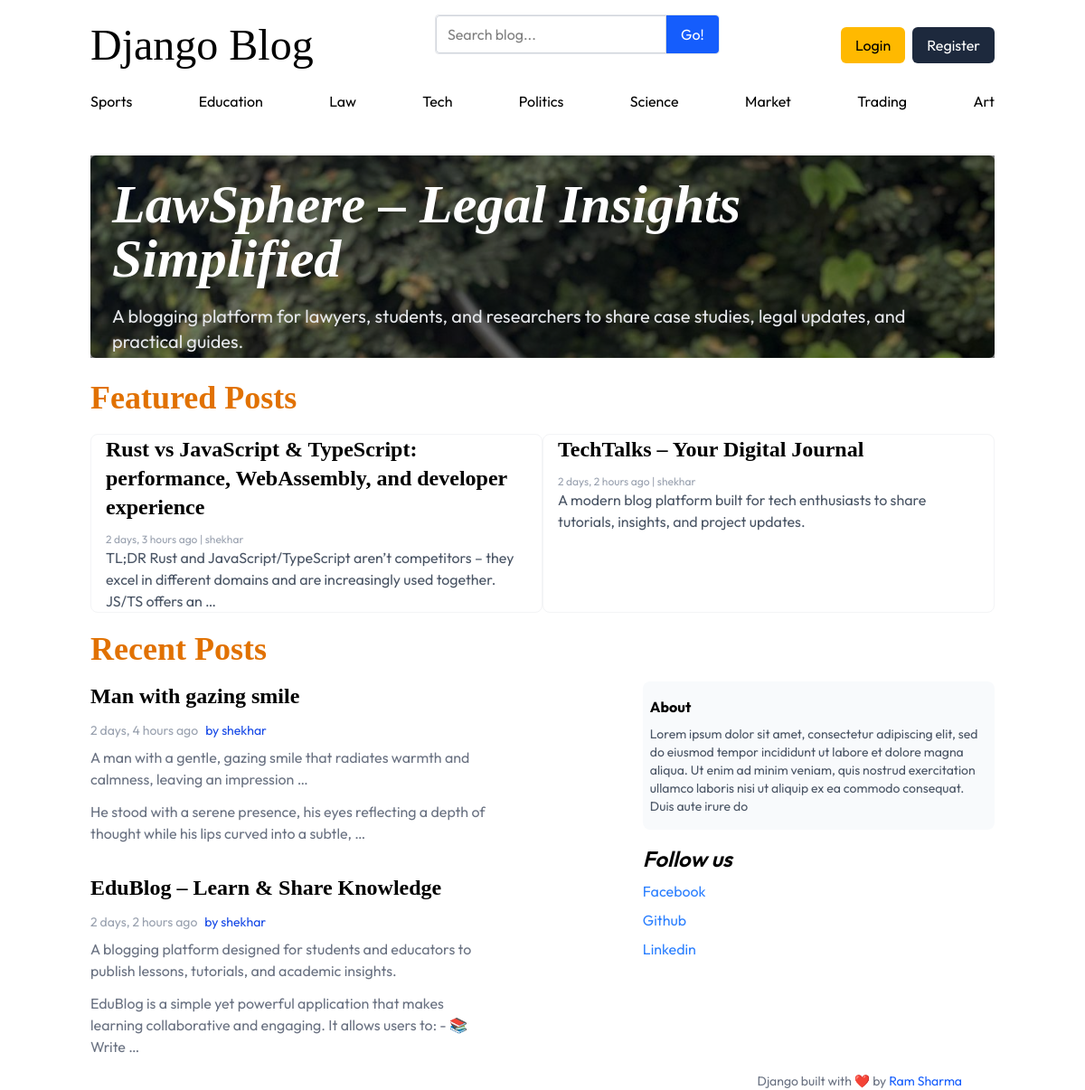
The page / on the database its author committed.
### blogs/models.py (models this page shows, shortened)
class Category(models.Model):
    category_name=models.CharField(max_length=100,unique=True)
    created_at=models.DateTimeField(auto_now_add=True)
    updated_at=models.DateTimeField(auto_now=True)
    class Meta:
        verbose_name_plural='categories'
    def __str__(self):
        return self.category_name

class Blog(models.Model):
    title=models.CharField(max_length=250)
    category=models.ForeignKey(Category,on_delete=models.CASCADE)
    slug=models.SlugField(max_length=200,unique=True)
    created_at=models.DateTimeField(auto_now_add=True)
    updated_at=models.DateTimeField(auto_now=True)
    author=models.ForeignKey(User,on_delete=models.CASCADE)
    featured_image=models.ImageField(upload_to='uploads/%Y/%m/%d')
    is_featured=models.BooleanField(default=False)
    short_description=models.TextField(max_length=500)
    short_body=models.TextField(max_length=2000)
    status=models.CharField(max_length=20,choices=STATUS_CHOICES,default="Draft")

### assignments/models.py (models this page shows, shortened)
class About(models.Model):
    about_description=models.CharField(max_length=250)
    created_at=models.DateTimeField(auto_now=True)
    updated_at=models.DateTimeField(auto_now_add=True)
    class Meta:
        verbose_name_plural = 'About'
    def __str__(self):
        return self.about_description

class SocialMedia(models.Model):
    social_platform=models.CharField(max_length=40)
    social_link=models.CharField(max_length=40,unique=True)
    created_at=models.DateTimeField(auto_now=True)
    updated_at=models.DateTimeField(auto_now_add=True)
    class  Meta:
        verbose_name_plural = 'Social links'

### blog/views.py (the view)
# urls.py: path('',views.home,name='home'),
def home(request):
   categories=Category.objects.all()
   featuredPosts=Blog.objects.filter(is_featured=True,status='Published').order_by('updated_at')
   posts=Blog.objects.filter(is_featured=False,status='Published').order_by('created_at')
   try:
      about=About.objects.get()
   except:
      about=None
   context={
      'categories':categories,
      'featuredPosts':featuredPosts,
      'posts':posts,
      'about':about
   }
   return render(request,'home.html',context)

### assignments/context_processors.py (called while the page is built)
def get_social_medias(request):
    social_links=SocialMedia.objects.all()
    return dict(social_links=social_links)

### blogs/context_processors.py (called while the page is built)
def categories_processor(request):
    categories=Category.objects.all()
    return dict(categories=categories)

### templates/home.html (shortened to what this page needs)
{% extends 'base.html' %}
{% load static %}
{% block content %}
  <main class="mt-8">
    {% for featured in featuredPosts %}
      {% if forloop.first %}
        <div style="
                background-image: url('{{ featured.featured_image.url }}')" class="w-full relative p-6 bg-cover rounded-md flex-col space-y-6 h-56 text-white">
          <div class="absolute inset-0 opacity-70 h-full bg-black/70"></div>
          <div class="relative z-10 flex flex-col gap-5">
            <h2 class="font-serif italic text-6xl max-sm:text-2xl font-semibold">{{ featured.title }}</h2>
            <div>
              <p class="text-xl text-gray-200">{{ featured.short_description }}</p>
              <a href="{% url 'single_blog' featured.slug %}" class="decoration-0 text-xl font-bold">Continue reading...</a>
            </div>
          </div>
        </div>
      {% endif %}
    {% endfor %}
    <div class="mt-6 flex flex-col">
      <h2 class="font-serif text-4xl font-bold text-amber-600 mb-5">Featured Posts</h2>
      <div class="flex justify-between w-full">
        {% for featured in featuredPosts %}
          {% if not forloop.first %}
            <div class="px-4 border border-gray-100 rounded-lg w-xl transition-colors transform ease-in hover:bg-slate-50">
              <h2 class="font-serif text-2xl mb-3 font-semibold"><a href="{% url 'single_blog' featured.slug %}">{{ featured.title }}</a></h2>
              <span class="text-xs text-gray-400">{{ featured.created_at|timesince }} ago | {{ featured.author }}</span>
              <p class="text-gray-600 w-fit">{{ featured.short_description|truncatewords:20 }}</p>
            </div>
          {% endif %}
        {% endfor %}
      </div>
      <h2 class="font-serif text-4xl font-bold mt-5 text-amber-600">Recent Posts</h2>
      <div class="mt-4 flex gap-6">
        <div class="flex flex-col gap-8">
          {% for post in posts %}
            <div class="flex flex-col w-9/12">
              <h2 class="font-semibold mb-3 font-serif text-2xl"><a href="{% url 'single_blog' post.slug %}">{{ post.title }}</a></h2>
              <div class="flex gap-2 mb-2">
                <span class="text-gray-400 text-sm">{{ post.created_at|timesince }} ago</span>
                <span class="text-blue-700 hover:underline text-sm">by {{ post.author }}</span>
              </div>
              <div class="flex flex-col gap-3">
                <p class="text-gray-500">{{ post.short_description|truncatewords:15 }}</p>
                <p class="text-gray-500">{{ post.short_body|truncatewords:20 }}</p>
              </div>
            </div>
          {% endfor %}
        </div>
        <div class="flex flex-col w-xl">
          {% if about %}
            <div class="flex flex-col bg-slate-50 rounded-lg px-2 py-4">
              <strong class="font-bold mb-2">About</strong>
              <p class="text-gray-600 text-sm">{{ about }}</p>
            </div>
          {% endif %}
          <div class="mt-4">
            <span class="text-2xl font-semibold italic">Follow us</span>
            <div class="flex flex-col text-blue-500 mt-2 gap-2">
              {% if social_links %}
                {% for link in social_links %}
                  <a href="{{ link.social_link }}">{{ link.social_platform }}</a>
                {% endfor %}
              {% endif %}
            </div>
          </div>
        </div>
      </div>
    </div>
  </main>
{% endblock %}

### templates/base.html (shortened to what this page needs)
{% load static %}
<html lang="en">
  <head>
    <link rel="stylesheet" href="https://cdnjs.cloudflare.com/ajax/libs/font-awesome/7.0.1/css/all.min.css" />
    <link rel="stylesheet" href="{% static 'src/css/output.css' %}" />
  </head>
  <body class="font-sans">
    <div class="w-full min-h-screen">
      <div class="w-10/12 mx-auto flex flex-col pt-4 gap-4">
        <nav class="flex justify-between w-full items-center">
          <h2 class="text-5xl font-serif"><a href="{% url 'home' %}">Django Blog</a></h2>
          <div class="bg-white border border-gray-200 rounded mb-6">
            <form action="{% url 'search_blog' %}" method="get" class="flex">
              <input name="keyword" value="{{ keyword }}" class="flex-1 border border-gray-300 rounded-l px-3 py-2 focus:outline-none focus:ring-2 focus:ring-blue-500" type="text" placeholder="Search blog..." aria-label="Enter search term..." aria-describedby="button-search" />
              <button type="submit" class="bg-blue-600 cursor-pointer text-white px-4 py-2 rounded-r hover:bg-blue-700" id="button-search" type="button">Go!</button>
            </form>
          </div>
          {% if not user.is_authenticated %}
            <div class="flex gap-2">
              <a href="{% url 'login' %}" class="px-4 cursor-pointer p-2 h-fit bg-amber-400 rounded-md text-black">Login</a>
              <a href="{% url 'register' %}" class="px-4 cursor-pointer h-fit rounded-md bg-slate-800 text-white p-2">Register</a>
            </div>
          {% else %}
            <div class="flex gap-2 items-center">
              <a href="{% url 'dashboard' %}">Dashboard</a>
              <a href="{% url 'logout' %}" class="px-4 cursor-pointer h-fit rounded-md bg-emerald-500 text-white p-2">Logout</a>
            </div>
          {% endif %}
        </nav>
        <div class="flex w-full justify-between">
          {% for category in categories %}
            <a href="{% url 'get_category_posts' category.id %}">{{ category }}</a>
          {% endfor %}
        </div>
        {% block content %}
        {% endblock %}
        <footer class="text-sm text-gray-500 text-end pr-9">
          Django built with ❤️ by <span class="text-blue-600">Ram Sharma</span>
        </footer>
      </div>
    </div>
  </body>
</html>

### rows shown on the page
Category: category_name "Sports"
Category: category_name "Education"
Category: category_name "Law"
Category: category_name "Tech"
Category: category_name "Politics"
Category: category_name "Science"
Category: category_name "Market"
Category: category_name "Trading"
Category: category_name "Art"
Blog: featured_image (picture), title "LawSphere – Legal Insights Simplified", short_description "A blogging platform for lawyers, students, and researchers to share case studies, legal updates, and practical guides."
Blog: title "Rust vs JavaScript & TypeScript: performance, WebAssembly, and developer experience", created_at "2 days, 3 hours", author "shekhar", short_description "TL;DR Rust and JavaScript/TypeScript aren’t competitors – they excel in different domains and are increasingly used together. JS/TS offers an …"
Blog: title "TechTalks – Your Digital Journal", created_at "2 days, 2 hours", author "shekhar", short_description "A modern blog platform built for tech enthusiasts to share tutorials, insights, and project updates."
Blog: title "Man with gazing smile", created_at "2 days, 4 hours", author "shekhar", short_description "A man with a gentle, gazing smile that radiates warmth and calmness, leaving an impression …", short_body "He stood with a serene presence, his eyes reflecting a depth of thought while his lips curved into a subtle, …"
Blog: title "EduBlog – Learn & Share Knowledge", created_at "2 days, 2 hours", author "shekhar", short_description "A blogging platform designed for students and educators to publish lessons, tutorials, and academic insights.", short_body "EduBlog is a simple yet powerful application that makes learning collaborative and engaging. It allows users to: - 📚 Write …"
About: about_description "Lorem ipsum dolor sit amet, consectetur adipiscing elit, sed do eiusmod tempor incididunt ut labore et dolore magna aliqua. Ut enim ad minim veniam, quis nostrud exercitation ullamco laboris nisi ut aliquip ex ea commodo consequat. Duis aute irure do"
SocialMedia: social_platform "Facebook"
SocialMedia: social_platform "Github"
SocialMedia: social_platform "Linkedin"
